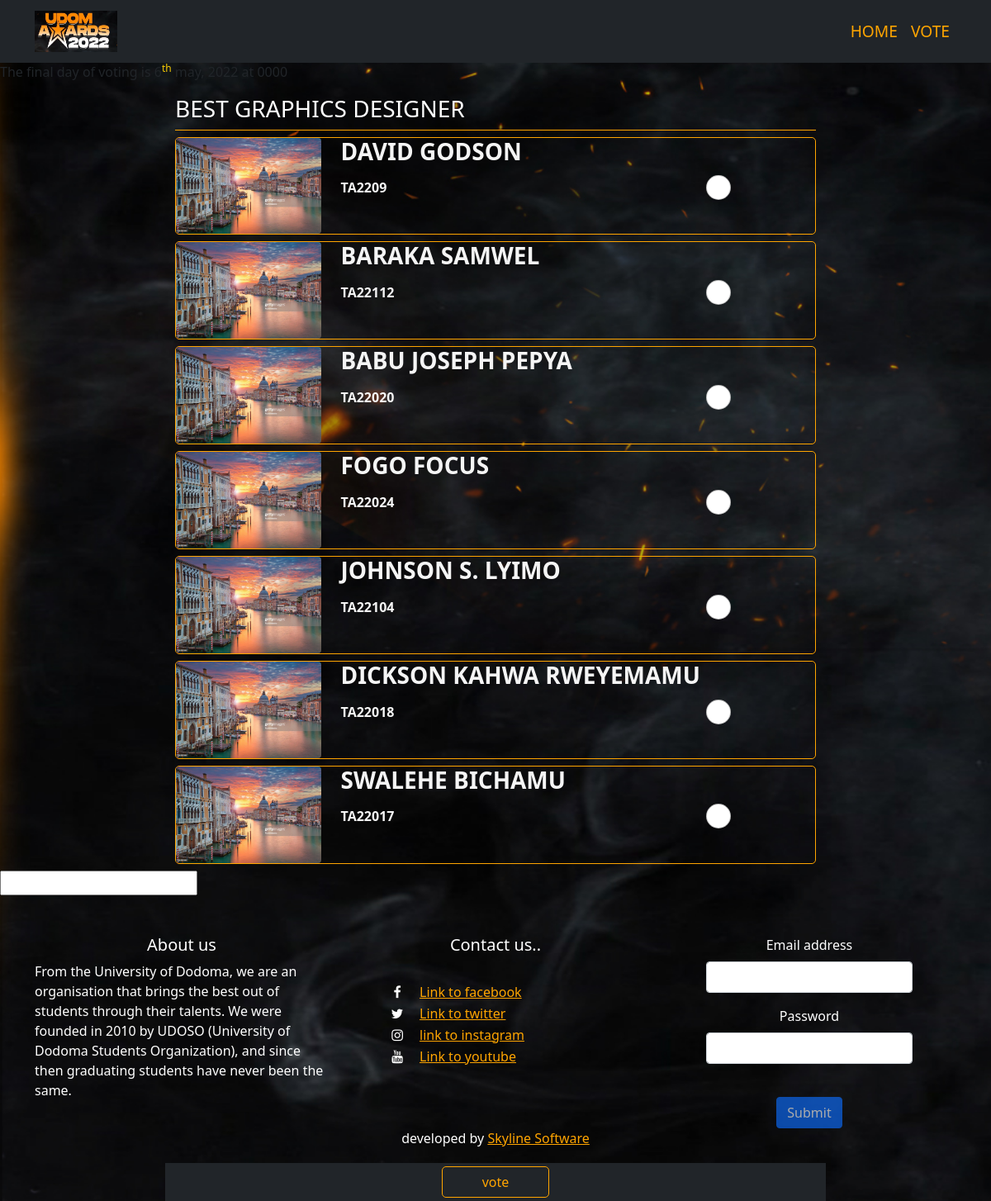
The page /contestants.php?name=BEST GRAPHICS DESIGNER&id=15 on the database its author committed.
### tables this page shows
CREATE TABLE `votes` (
  `cont_number` varchar(100) NOT NULL,
  `category_id` int(11) NOT NULL,
  `votes` int(11) NOT NULL,
  `id` int(11) NOT NULL,
  `time_of_vote` timestamp NOT NULL DEFAULT current_timestamp()
);

CREATE TABLE `contestant` (
  `cont_number` varchar(100) NOT NULL,
  `name` varchar(100) NOT NULL
);

### contestants.php (the view, shortened to what this page needs)
<!DOCTYPE html>
<html lang="en">
<head>
    <link rel="stylesheet" href="style.css">
 <link href="https://cdn.jsdelivr.net/npm/bootstrap@5.1.3/dist/css/bootstrap.min.css" rel="stylesheet">
<link rel="stylesheet" href="https://cdnjs.cloudflare.com/ajax/libs/font-awesome/4.7.0/css/font-awesome.min.css">
</head>
<body>
    <nav class="navbar navbar-expand-lg navbar-dark bg-dark fixed-top static-top">
        <div class="container">
          <a class="navbar-brand" href="index.php">
            <img src="logo.jpeg" alt="..." height="50" width="100">
          </a>
          <div class="collapse navbar-collapse" id="navbarSupportedContent">
            <ul class="navbar-nav ms-auto">
              <li class="nav-item">
                <a class="nav-link active" aria-current="page" style="color: orange;" href="index.php">HOME</a>
              </li>
              <li class="nav-item">
                <a class="nav-link active"  style="color: orange;" href="vote.php">VOTE</a>
              </li>
            </ul>
          </div>
        </div>
    </nav>
    <marquee style="margin-top: 75px;" behavior="" direction="">The final day of voting is 6<sup style="color: rgb(250, 205, 3);">th</sup> may, 2022 at 0000</marquee>
    <div class="container" style="max-width: 800px;">
        <form action="" method="POST" name="form1">
          <?php
            if(isset($_GET["name"]) && isset($_GET["id"])){
              $category_name = $_GET["name"];?>
              <h3 class="pb-2 mt-lg-3 heading" style="color: white;"><?php echo $category_name; ?></h3>
              <?php
              $id = $_GET["id"];
              $fetch_query = "SELECT cont_number,id FROM votes WHERE category_id=$id";
              $fetch_result = mysqli_query($conn, $fetch_query);
              if($fetch_result){
                if(mysqli_num_rows($fetch_result) > 0){
                  while($contestant = mysqli_fetch_assoc($fetch_result)){
                    $contestant_id = $contestant["cont_number"];
                    $vote_id=$contestant["id"];
                    $contestant_query = "SELECT name FROM contestant WHERE cont_number=$contestant_id";
                    $contestant_result = mysqli_query($conn, $contestant_query);
                    if($contestant_result){
                      if(mysqli_num_rows($contestant_result) > 0){
                        $temp = mysqli_fetch_assoc($contestant_result);
                        $contestant_name = $temp["name"];?>
                        <div class="my-2 custom-border">
                          <div class="row align-items-start">
                              <div class="col-3">
                                  <img src="one.jpg" alt="nominee one" class="img-fluid rounded pe-auto" style="min-height: 82px; min-width: 84px;">
                              </div>
                              <div class="col-9">
                                  <h3 class="fw-bold" style="color: whitesmoke"><?php echo "$contestant_name";?></h3>
                                  <div class="row align-items-center p-0 m-0">
                                      <div class="col-9 p-0 m-0">
                                          <span style="color: whitesmoke">TA22<?php echo $contestant_id;?></span>
                                      </div>
                                      <div class="col">
                                          <input class="form-check-input mb-1 pb-1" name="vote"  style="width:30px; height: 30px;" value="<?php echo $vote_id;?>" type="radio" id="radio">
                                      </div>
                                  </div>
                              </div>
                          </div>
                      </div>
                    <?php
                  }
                }
              }
            }
          }
        }
        ?>
      </div>
      <input type="text" name="voter_id" id="voter_id">
      <div class="text-center py-1 fixed-bottom container bg-dark" style="max-width: 800px;">
          <button type="submit" id="vote_button" name="vote_button" style="border: 1px solid orange; border-radius: 5px; color: orange;" class="btn px-5 my-button">vote</button>
      </div>
    <footer class="mt-5 mb-5 container" style="color: white;">
        <div class="row">
          <div class="col-sm-4">
            <h5>About us</h5>
            <p>
              From the University of Dodoma, we are an organisation that brings the best out of students through their talents. We were founded in 2010 by UDOSO (University of Dodoma Students Organization), and since then graduating students have never been the same.
            </p>
          </div>
          <div class="col-sm-4">
          <h5>Contact us..</h5>
          <ul>
          <li>
          <a href="#"><i class="fa fa-facebook"></i>Link to facebook </a>
          </li>
          <li>
          <a href="#"><i class="fa fa-twitter"></i>Link to twitter</a>
          </li>
           <li>
          <a href="https://www.instagram.com/udom_awards2022/"><i class="fa fa-instagram"></i>link to instagram</a>
          </li>
          <li>
          <a href="#"><i class="fa fa-youtube"></i>Link to youtube</a>
          </li>
          </ul>
          </div>
          <div class="col-sm-4">
          <form  style="text-align: center;">
              <div class="mb-3">
                <label for="exampleInputEmail1" class="form-label">Email address</label>
                <input type="text" class="form-control" id="exampleInputEmail1" style="width: 70%; margin: auto;" required>
              </div>
              <div class="mb-3">
                <label for="exampleInputPassword1" class="form-label">Password</label>
                <input type="password" class="form-control" id="exampleInputPassword1" style="width: 70%; margin: auto;" required>
              </div>
              <br>
              <button type="submit" class="btn disabled btn-primary">Submit</button>
            </form>
          </div>
        </div>
        <div class="row" style="text-align: center;">
          <p>
            developed by <a href="#">Skyline Software</a>
          </p>
        </div>
      </footer>
</body>
</html>

### style.css (style rules this page uses)
body { background-image: url("background.jpg"); color: white; background-repeat: no-repeat; background-size: cover; background-attachment: fixed; }
.navbar { font-size: larger; background-color: black; border-style: outset orange ; }
a:link { color: orange; }
p { color: white; }
.fa { text-align: center; margin: 5px 2px; font-size: 30px; width: 50px; }
.fa-facebook { color: white; text-decoration: none; }
.fa-twitter { color: white; text-decoration: none; }
.fa-instagram { color: white; text-decoration: none; }
.fa-youtube { color: white; text-decoration: none; }
li { list-style-type: none; }
h5 { text-align: center; }
.form-control { width: 60%; }
a { text-decoration: none; }
.custom-border { border: 1px solid orange; color: black; font-weight: 600; border-radius: 5px; }
.heading { border-bottom: 1px solid orange; }
.my-button { border: 1px solid orange; font-weight: 600; color: orange; }

### rows shown on the page
votes: contestant.name "DAVID GODSON", cont_number "09"
votes: contestant.name "BARAKA SAMWEL", cont_number "112"
votes: contestant.name "BABU JOSEPH PEPYA", cont_number "020"
votes: contestant.name "FOGO FOCUS", cont_number "024"
votes: contestant.name "JOHNSON S. LYIMO", cont_number "104"
votes: contestant.name "DICKSON KAHWA RWEYEMAMU", cont_number "018"
votes: contestant.name "SWALEHE BICHAMU", cont_number "017"

### other values the page prints
$category_name "BEST GRAPHICS DESIGNER"
